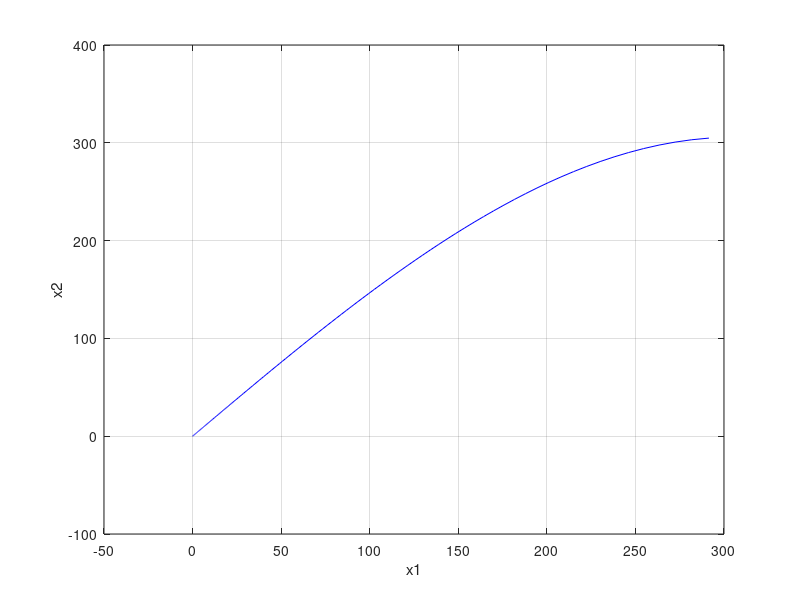

The MATLAB source for this figure:
function IVP_Solver2D()

X0 = [291.48,304.81];

function dXdt = IVPfct(t,X)
h1 = 10.9;
h2 = 0.18;
A1 = 4046.86
A2 = 5000
C1 = 0.718;
C2 = 0.8;
m1 = 18130.45
m2 = (A2/0.062)*0.00144


k1 = (h1*A1)/(m1*C1)
k2 = (h2*A2)/(m1*C1)
E = (m1*C1)/(m2*C2)

a=-(k1 + k2)
b=k2
c= E*k2
d= -E*k2
    
    dXdt = [a*X(1) + b*X(2); c*X(1) + d*X(2)];
        
end

t0=1;
tF=20;
dt = 0.01;

[t X] = ode45(@IVPfct, [t0:dt:tF],X0);

figure(2)

plot(X(:,1), X(:,2), 'b')

xlabel('x1')
ylabel('x2')

grid on
end